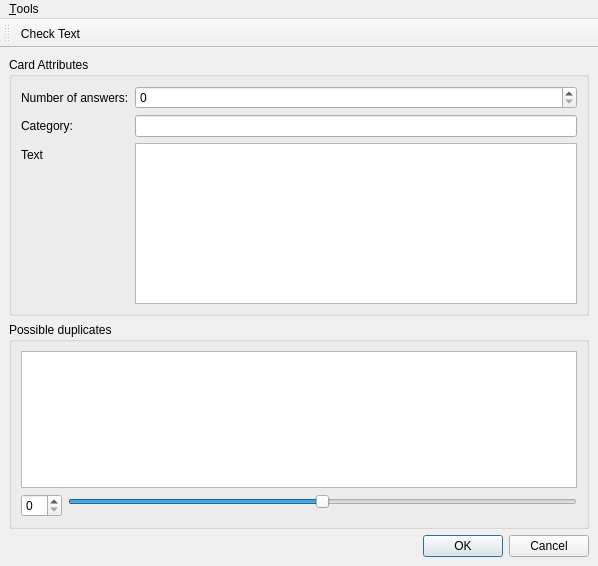
<?xml version="1.0" encoding="UTF-8"?>
<ui version="4.0">
 <class>CardDataMappingWidget</class>
 <widget class="QMainWindow" name="CardDataMappingWidget">
  <property name="geometry">
   <rect>
    <x>0</x>
    <y>0</y>
    <width>598</width>
    <height>566</height>
   </rect>
  </property>
  <property name="windowTitle">
   <string>Card Editing</string>
  </property>
  <widget class="QWidget" name="centralwidget">
   <layout class="QVBoxLayout" name="verticalLayout_2">
    <item>
     <widget class="QGroupBox" name="cardGroup">
      <property name="sizePolicy">
       <sizepolicy hsizetype="Preferred" vsizetype="Preferred">
        <horstretch>0</horstretch>
        <verstretch>5</verstretch>
       </sizepolicy>
      </property>
      <property name="title">
       <string>Card Attributes</string>
      </property>
      <layout class="QFormLayout" name="formLayout_2">
       <item row="1" column="0">
        <widget class="QLabel" name="answerLabel">
         <property name="text">
          <string>Number of answers:</string>
         </property>
        </widget>
       </item>
       <item row="1" column="1">
        <widget class="QSpinBox" name="answerSpin"/>
       </item>
       <item row="2" column="0">
        <widget class="QLabel" name="categoryLabel">
         <property name="text">
          <string>Category:</string>
         </property>
        </widget>
       </item>
       <item row="2" column="1">
        <widget class="QLineEdit" name="categoryEdit"/>
       </item>
       <item row="3" column="0">
        <widget class="QLabel" name="textLabel">
         <property name="text">
          <string>Text</string>
         </property>
        </widget>
       </item>
       <item row="3" column="1">
        <widget class="QPlainTextEdit" name="textEdit">
         <property name="sizePolicy">
          <sizepolicy hsizetype="Expanding" vsizetype="Expanding">
           <horstretch>0</horstretch>
           <verstretch>1</verstretch>
          </sizepolicy>
         </property>
         <property name="tabChangesFocus">
          <bool>true</bool>
         </property>
        </widget>
       </item>
      </layout>
     </widget>
    </item>
    <item>
     <widget class="QGroupBox" name="duplicatesGroup">
      <property name="sizePolicy">
       <sizepolicy hsizetype="Preferred" vsizetype="Preferred">
        <horstretch>0</horstretch>
        <verstretch>4</verstretch>
       </sizepolicy>
      </property>
      <property name="title">
       <string>Possible duplicates</string>
      </property>
      <layout class="QFormLayout" name="formLayout">
       <item row="0" column="0" colspan="2">
        <widget class="QListWidget" name="duplicatesTable"/>
       </item>
       <item row="1" column="1">
        <widget class="QSlider" name="duplicateSlider">
         <property name="toolTip">
          <string>Adjust</string>
         </property>
         <property name="maximum">
          <number>100</number>
         </property>
         <property name="sliderPosition">
          <number>50</number>
         </property>
         <property name="orientation">
          <enum>Qt::Horizontal</enum>
         </property>
         <property name="invertedAppearance">
          <bool>false</bool>
         </property>
         <property name="invertedControls">
          <bool>false</bool>
         </property>
        </widget>
       </item>
       <item row="1" column="0">
        <widget class="QSpinBox" name="duplicateSpin"/>
       </item>
      </layout>
     </widget>
    </item>
    <item>
     <widget class="QDialogButtonBox" name="buttonBox">
      <property name="standardButtons">
       <set>QDialogButtonBox::Cancel|QDialogButtonBox::Ok</set>
      </property>
     </widget>
    </item>
   </layout>
  </widget>
  <widget class="QToolBar" name="toolBar">
   <property name="windowTitle">
    <string>toolBar</string>
   </property>
   <attribute name="toolBarArea">
    <enum>TopToolBarArea</enum>
   </attribute>
   <attribute name="toolBarBreak">
    <bool>false</bool>
   </attribute>
   <addaction name="actionCheck_Text"/>
  </widget>
  <widget class="QMenuBar" name="menuBar">
   <property name="geometry">
    <rect>
     <x>0</x>
     <y>0</y>
     <width>598</width>
     <height>30</height>
    </rect>
   </property>
   <widget class="QMenu" name="menuTools">
    <property name="title">
     <string>&amp;Tools</string>
    </property>
    <addaction name="actionCheck_Text"/>
   </widget>
   <addaction name="menuTools"/>
  </widget>
  <action name="actionCheck_Text">
   <property name="icon">
    <iconset resource="resources.qrc">
     <normaloff>:/images/images/spelling.svg</normaloff>:/images/images/spelling.svg</iconset>
   </property>
   <property name="text">
    <string>&amp;Check Text</string>
   </property>
   <property name="shortcut">
    <string>Ctrl+L</string>
   </property>
  </action>
 </widget>
 <tabstops>
  <tabstop>answerSpin</tabstop>
  <tabstop>categoryEdit</tabstop>
  <tabstop>textEdit</tabstop>
  <tabstop>duplicatesTable</tabstop>
  <tabstop>duplicateSpin</tabstop>
  <tabstop>duplicateSlider</tabstop>
 </tabstops>
 <resources>
  <include location="resources.qrc"/>
 </resources>
 <connections/>
</ui>
